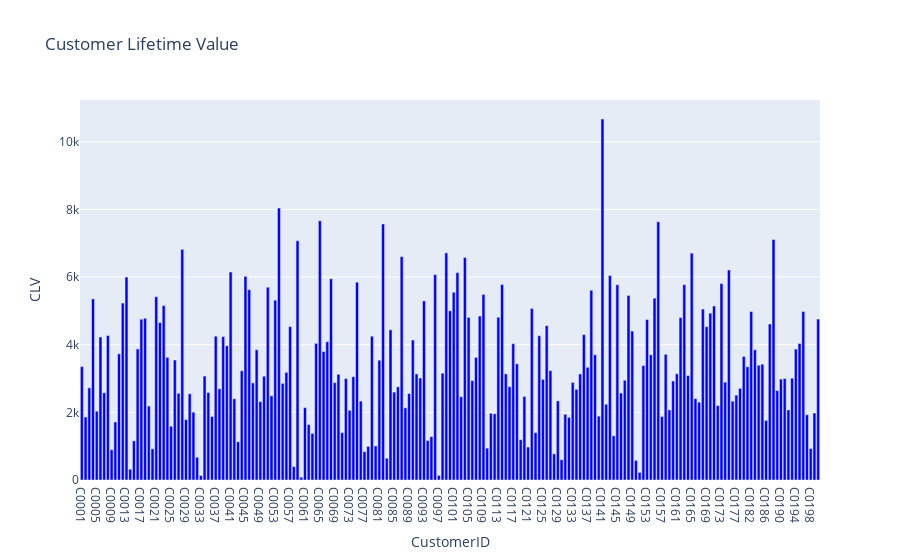

Write notebook code for a chart like this one.
### Code cell
# Customer lifetime value (CLV)
clv = merged.groupby('CustomerID')['TotalValue'].sum()
print(clv)

# plot the CLV for each customer using plotly
fig = px.bar(clv, x=clv.index, y=clv.values, title='Customer Lifetime Value', labels={'x':'Customer ID', 'y':'CLV'}, color_discrete_sequence=['blue'])
fig.show()

### Figure 1 — Plotly figure (JSON) as saved in the notebook; plotly's stock layout.template omitted (floating-point values rounded to 4 significant figures; data arrays with more than 128 entries replaced by an {"elided": "..."} marker saying what was removed)
{"data": [{"alignmentgroup": "True", "hovertemplate": "CustomerID=%{x}<br>CLV=%{y}<extra></extra>", "legendgroup": "", "marker": {"color": "blue", "pattern": {"shape": ""}}, "name": "", "offsetgroup": "", "orientation": "v", "showlegend": false, "textposition": "auto", "type": "bar", "x": {"elided": "199 str values"}, "xaxis": "x", "y": {"elided": "199 float values"}, "yaxis": "y"}], "layout": {"barmode": "relative", "legend": {"tracegroupgap": 0}, "title": {"text": "Customer Lifetime Value"}, "xaxis": {"anchor": "y", "domain": [0, 1], "title": {"text": "CustomerID"}}, "yaxis": {"anchor": "x", "domain": [0, 1], "title": {"text": "CLV"}}}}
